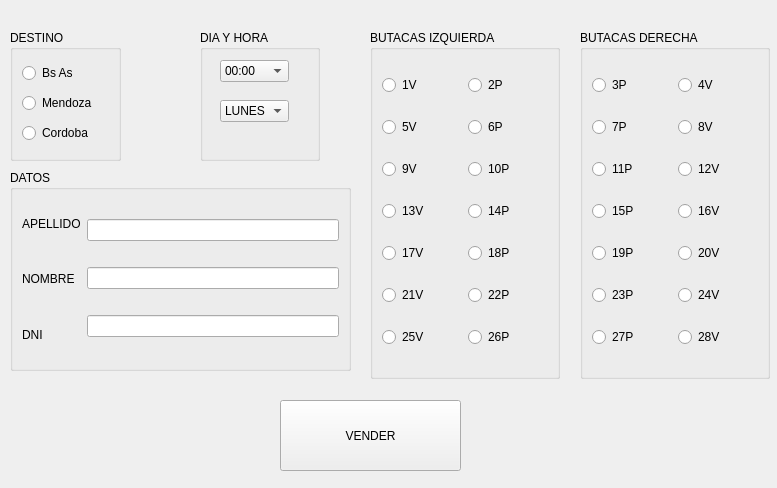
<?xml version="1.0" encoding="UTF-8"?>
<ui version="4.0">
 <class>MainWindow</class>
 <widget class="QMainWindow" name="MainWindow">
  <property name="geometry">
   <rect>
    <x>0</x>
    <y>0</y>
    <width>777</width>
    <height>488</height>
   </rect>
  </property>
  <property name="windowTitle">
   <string>MainWindow</string>
  </property>
  <widget class="QWidget" name="centralwidget">
   <widget class="QGroupBox" name="groupBox">
    <property name="geometry">
     <rect>
      <x>10</x>
      <y>30</y>
      <width>111</width>
      <height>131</height>
     </rect>
    </property>
    <property name="title">
     <string>DESTINO</string>
    </property>
    <layout class="QVBoxLayout" name="verticalLayout">
     <item>
      <widget class="QRadioButton" name="radioButton">
       <property name="text">
        <string>Bs As</string>
       </property>
      </widget>
     </item>
     <item>
      <widget class="QRadioButton" name="radioButton_2">
       <property name="text">
        <string>Mendoza</string>
       </property>
      </widget>
     </item>
     <item>
      <widget class="QRadioButton" name="radioButton_3">
       <property name="text">
        <string>Cordoba</string>
       </property>
      </widget>
     </item>
    </layout>
   </widget>
   <widget class="QGroupBox" name="groupBox_2">
    <property name="geometry">
     <rect>
      <x>200</x>
      <y>30</y>
      <width>120</width>
      <height>131</height>
     </rect>
    </property>
    <property name="title">
     <string>DIA Y HORA</string>
    </property>
    <widget class="QComboBox" name="comboBox">
     <property name="geometry">
      <rect>
       <x>20</x>
       <y>30</y>
       <width>69</width>
       <height>22</height>
      </rect>
     </property>
     <item>
      <property name="text">
       <string>00:00</string>
      </property>
     </item>
     <item>
      <property name="text">
       <string>13:00</string>
      </property>
     </item>
     <item>
      <property name="text">
       <string>18:00</string>
      </property>
     </item>
    </widget>
    <widget class="QComboBox" name="comboBox_2">
     <property name="geometry">
      <rect>
       <x>20</x>
       <y>70</y>
       <width>69</width>
       <height>22</height>
      </rect>
     </property>
     <item>
      <property name="text">
       <string>LUNES</string>
      </property>
     </item>
     <item>
      <property name="text">
       <string>MIERCOLES</string>
      </property>
     </item>
     <item>
      <property name="text">
       <string>VIERNES</string>
      </property>
     </item>
    </widget>
   </widget>
   <widget class="QGroupBox" name="groupBox_3">
    <property name="geometry">
     <rect>
      <x>370</x>
      <y>30</y>
      <width>190</width>
      <height>349</height>
     </rect>
    </property>
    <property name="title">
     <string>BUTACAS IZQUIERDA</string>
    </property>
    <layout class="QGridLayout" name="gridLayout">
     <item row="0" column="0">
      <widget class="QRadioButton" name="radioButton_4">
       <property name="text">
        <string>1V</string>
       </property>
      </widget>
     </item>
     <item row="3" column="0">
      <widget class="QRadioButton" name="radioButton_14">
       <property name="text">
        <string>9V</string>
       </property>
      </widget>
     </item>
     <item row="4" column="1">
      <widget class="QRadioButton" name="radioButton_15">
       <property name="text">
        <string>14P</string>
       </property>
      </widget>
     </item>
     <item row="9" column="1">
      <widget class="QRadioButton" name="radioButton_8">
       <property name="text">
        <string>18P</string>
       </property>
      </widget>
     </item>
     <item row="10" column="1">
      <widget class="QRadioButton" name="radioButton_12">
       <property name="text">
        <string>22P</string>
       </property>
      </widget>
     </item>
     <item row="12" column="0">
      <widget class="QRadioButton" name="radioButton_11">
       <property name="text">
        <string>25V</string>
       </property>
      </widget>
     </item>
     <item row="4" column="0">
      <widget class="QRadioButton" name="radioButton_5">
       <property name="text">
        <string>13V</string>
       </property>
      </widget>
     </item>
     <item row="1" column="0">
      <widget class="QRadioButton" name="radioButton_16">
       <property name="text">
        <string>5V</string>
       </property>
      </widget>
     </item>
     <item row="0" column="1">
      <widget class="QRadioButton" name="radioButton_17">
       <property name="text">
        <string>2P</string>
       </property>
      </widget>
     </item>
     <item row="1" column="1">
      <widget class="QRadioButton" name="radioButton_13">
       <property name="text">
        <string>6P</string>
       </property>
      </widget>
     </item>
     <item row="3" column="1">
      <widget class="QRadioButton" name="radioButton_6">
       <property name="text">
        <string>10P</string>
       </property>
      </widget>
     </item>
     <item row="9" column="0">
      <widget class="QRadioButton" name="radioButton_7">
       <property name="text">
        <string>17V</string>
       </property>
      </widget>
     </item>
     <item row="10" column="0">
      <widget class="QRadioButton" name="radioButton_9">
       <property name="text">
        <string>21V</string>
       </property>
      </widget>
     </item>
     <item row="12" column="1">
      <widget class="QRadioButton" name="radioButton_10">
       <property name="text">
        <string>26P</string>
       </property>
      </widget>
     </item>
    </layout>
   </widget>
   <widget class="QGroupBox" name="groupBox_4">
    <property name="geometry">
     <rect>
      <x>580</x>
      <y>30</y>
      <width>190</width>
      <height>349</height>
     </rect>
    </property>
    <property name="title">
     <string>BUTACAS DERECHA</string>
    </property>
    <layout class="QGridLayout" name="gridLayout_2">
     <item row="0" column="0">
      <widget class="QRadioButton" name="radioButton_18">
       <property name="text">
        <string>3P</string>
       </property>
      </widget>
     </item>
     <item row="3" column="0">
      <widget class="QRadioButton" name="radioButton_19">
       <property name="text">
        <string>11P</string>
       </property>
      </widget>
     </item>
     <item row="4" column="1">
      <widget class="QRadioButton" name="radioButton_20">
       <property name="text">
        <string>16V</string>
       </property>
      </widget>
     </item>
     <item row="9" column="1">
      <widget class="QRadioButton" name="radioButton_21">
       <property name="text">
        <string>20V</string>
       </property>
      </widget>
     </item>
     <item row="10" column="1">
      <widget class="QRadioButton" name="radioButton_22">
       <property name="text">
        <string>24V</string>
       </property>
      </widget>
     </item>
     <item row="12" column="0">
      <widget class="QRadioButton" name="radioButton_23">
       <property name="text">
        <string>27P</string>
       </property>
      </widget>
     </item>
     <item row="4" column="0">
      <widget class="QRadioButton" name="radioButton_24">
       <property name="text">
        <string>15P</string>
       </property>
      </widget>
     </item>
     <item row="1" column="0">
      <widget class="QRadioButton" name="radioButton_25">
       <property name="text">
        <string>7P</string>
       </property>
      </widget>
     </item>
     <item row="0" column="1">
      <widget class="QRadioButton" name="radioButton_26">
       <property name="text">
        <string>4V</string>
       </property>
      </widget>
     </item>
     <item row="1" column="1">
      <widget class="QRadioButton" name="radioButton_27">
       <property name="text">
        <string>8V</string>
       </property>
      </widget>
     </item>
     <item row="3" column="1">
      <widget class="QRadioButton" name="radioButton_28">
       <property name="text">
        <string>12V</string>
       </property>
      </widget>
     </item>
     <item row="9" column="0">
      <widget class="QRadioButton" name="radioButton_29">
       <property name="text">
        <string>19P</string>
       </property>
      </widget>
     </item>
     <item row="10" column="0">
      <widget class="QRadioButton" name="radioButton_30">
       <property name="text">
        <string>23P</string>
       </property>
      </widget>
     </item>
     <item row="12" column="1">
      <widget class="QRadioButton" name="radioButton_31">
       <property name="text">
        <string>28V</string>
       </property>
      </widget>
     </item>
    </layout>
   </widget>
   <widget class="QGroupBox" name="groupBox_5">
    <property name="geometry">
     <rect>
      <x>10</x>
      <y>170</y>
      <width>341</width>
      <height>201</height>
     </rect>
    </property>
    <property name="title">
     <string>DATOS</string>
    </property>
    <layout class="QHBoxLayout" name="horizontalLayout">
     <item>
      <layout class="QVBoxLayout" name="verticalLayout_3">
       <item>
        <widget class="QLabel" name="label_2">
         <property name="text">
          <string>APELLIDO</string>
         </property>
        </widget>
       </item>
       <item>
        <widget class="QLabel" name="label">
         <property name="text">
          <string>NOMBRE</string>
         </property>
        </widget>
       </item>
       <item>
        <widget class="QLabel" name="label_3">
         <property name="text">
          <string>DNI</string>
         </property>
        </widget>
       </item>
      </layout>
     </item>
     <item>
      <layout class="QVBoxLayout" name="verticalLayout_2">
       <item>
        <widget class="QLineEdit" name="lineEdit_2"/>
       </item>
       <item>
        <widget class="QLineEdit" name="lineEdit_3"/>
       </item>
       <item>
        <widget class="QLineEdit" name="lineEdit"/>
       </item>
      </layout>
     </item>
    </layout>
   </widget>
   <widget class="QPushButton" name="pushButton">
    <property name="geometry">
     <rect>
      <x>280</x>
      <y>400</y>
      <width>181</width>
      <height>71</height>
     </rect>
    </property>
    <property name="text">
     <string>VENDER</string>
    </property>
   </widget>
  </widget>
 </widget>
 <resources/>
 <connections/>
</ui>
